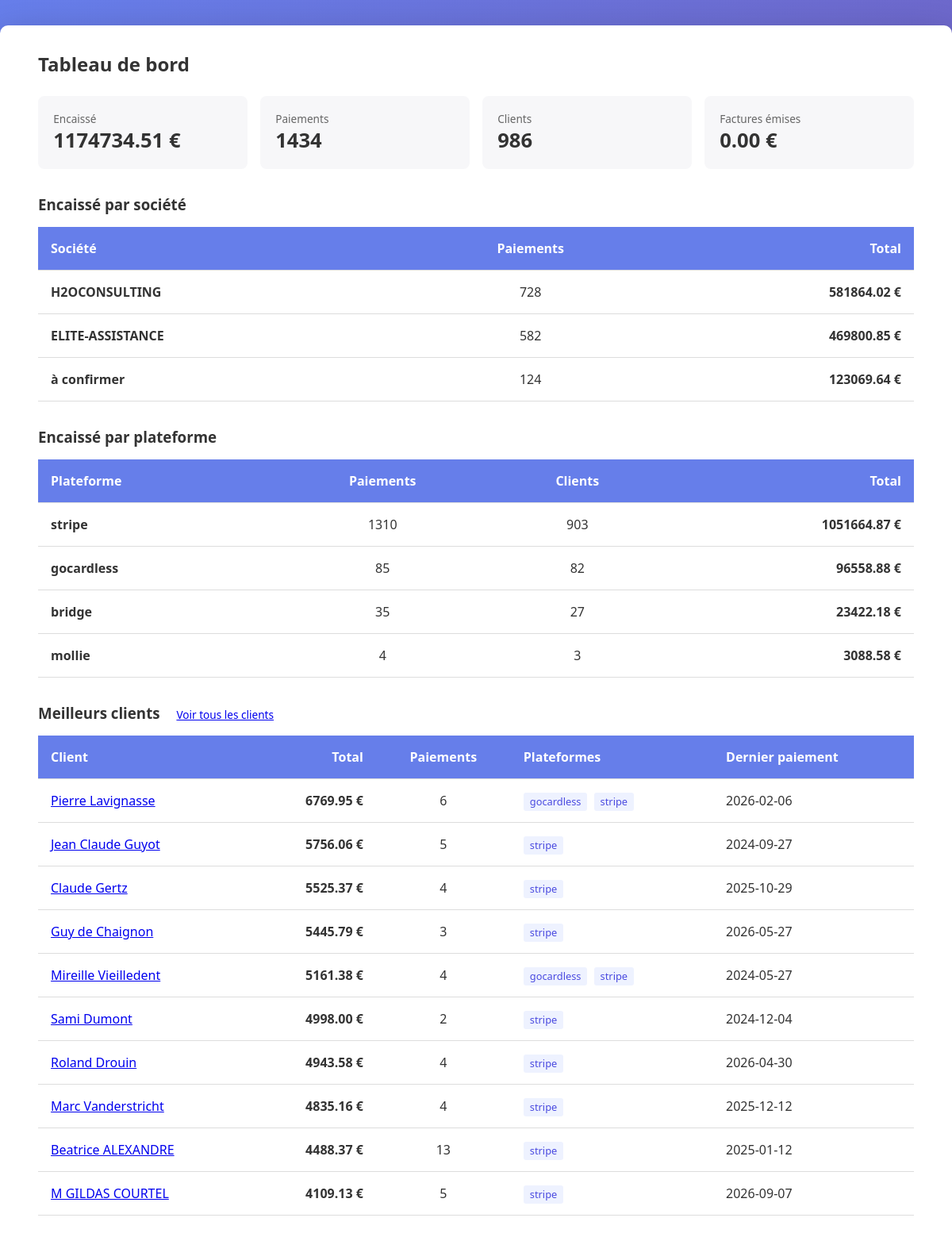
The page / (signed in) on the database its author committed.
### tables this page shows
CREATE TABLE paiements (
        id INTEGER PRIMARY KEY AUTOINCREMENT,
        date_paiement TEXT NOT NULL,
        source TEXT NOT NULL,
        montant REAL NOT NULL,
        client_nom TEXT,
        email TEXT,
        statut TEXT DEFAULT 'pending',
        reference_externe TEXT,
        metadonnees TEXT,
        synchronise INTEGER DEFAULT 0,
        created_at TEXT DEFAULT CURRENT_TIMESTAMP
    , entite TEXT DEFAULT '');

CREATE TABLE clients_summary (
        id INTEGER PRIMARY KEY,
        client_nom TEXT UNIQUE,
        total_paiements REAL,
        nb_transactions INTEGER,
        sources TEXT,
        dernier_paiement TEXT,
        email TEXT
    );

### app.py (the view)
@app.route('/')
@admin_required
def index():
    paiements = database.obtenir_tous_paiements()
    factures = database.obtenir_toutes_factures()
    clients = database.obtenir_clients_summary()
    total_paiements = sum(p['montant'] for p in paiements)
    total_factures = sum(f['montant'] for f in factures)
    repartition = {}
    for p in paiements:
        bloc = repartition.setdefault(p['source'], {'source': p['source'], 'nb': 0,
                                                    'total': 0.0, 'noms': set()})
        bloc['nb'] += 1
        bloc['total'] += p['montant'] or 0
        bloc['noms'].add((p['client_nom'] or '').lower())
    par_entite = {}
    for p in paiements:
        cle = p.get('entite') or 'à confirmer'
        bloc = par_entite.setdefault(cle, {'entite': cle, 'nb': 0, 'total': 0.0})
        bloc['nb'] += 1
        bloc['total'] += p['montant'] or 0
    par_entite = sorted(par_entite.values(), key=lambda b: b['total'], reverse=True)
    par_source = sorted(
        ({'source': b['source'], 'nb': b['nb'], 'total': b['total'],
          'clients': len(b['noms'])} for b in repartition.values()),
        key=lambda b: b['total'], reverse=True)
    return render_template('index.html',
                         total_paiements=total_paiements,
                         total_factures=total_factures,
                         nb_clients=len(clients),
                         nb_paiements=len(paiements),
                         par_source=par_source,
                         par_entite=par_entite,
                         clients_top=clients[:10])

### app.py (called while the page is built)
def admin_required(f):
    @wraps(f)
    def decorated_function(*args, **kwargs):
        role = session.get('role')
        if not role:
            return redirect(url_for('connexion'))
        if role != 'admin':
            return redirect(url_for('recherche'))
        return f(*args, **kwargs)
    return decorated_function

@app.context_processor
def injecter_role():
    return {'role': session.get('role'), 'est_admin': session.get('role') == 'admin'}

### database.py (called while the page is built)
def get_connection():
    conn = sqlite3.connect(DATABASE_URL)
    conn.row_factory = sqlite3.Row
    return conn

def obtenir_tous_paiements():
    conn = get_connection()
    cursor = conn.cursor()
    cursor.execute('SELECT * FROM paiements ORDER BY date_paiement DESC')
    paiements = [dict(row) for row in cursor.fetchall()]
    conn.close()
    return paiements

def obtenir_toutes_factures():
    conn = get_connection()
    cursor = conn.cursor()
    cursor.execute('SELECT * FROM factures ORDER BY date_facture DESC')
    factures = [dict(row) for row in cursor.fetchall()]
    conn.close()
    return factures

### templates/index.html (shortened to what this page needs)
{% extends "base.html" %}
{% block content %}
<h2>Tableau de bord</h2>
<div style="display: grid; grid-template-columns: repeat(4, 1fr); gap: 1rem; margin: 1.5rem 0;">
  <div style="background: #f7f7f9; padding: 1.2rem; border-radius: 8px;">
    <div style="color: #666; font-size: 0.85rem;">Encaissé</div>
    <div style="font-size: 1.6rem; font-weight: 700;">{{ "%.2f"|format(total_paiements) }} €</div>
  </div>
  <div style="background: #f7f7f9; padding: 1.2rem; border-radius: 8px;">
    <div style="color: #666; font-size: 0.85rem;">Paiements</div>
    <div style="font-size: 1.6rem; font-weight: 700;">{{ nb_paiements }}</div>
  </div>
  <div style="background: #f7f7f9; padding: 1.2rem; border-radius: 8px;">
    <div style="color: #666; font-size: 0.85rem;">Clients</div>
    <div style="font-size: 1.6rem; font-weight: 700;">{{ nb_clients }}</div>
  </div>
  <div style="background: #f7f7f9; padding: 1.2rem; border-radius: 8px;">
    <div style="color: #666; font-size: 0.85rem;">Factures émises</div>
    <div style="font-size: 1.6rem; font-weight: 700;">{{ "%.2f"|format(total_factures) }} €</div>
  </div>
</div>
<h3 style="margin-top: 2rem;">Encaissé par société</h3>
<table>
  <thead>
    <tr style="background: #f0f0f0;">
      <th>Société</th>
      <th style="text-align: center;">Paiements</th>
      <th style="text-align: right;">Total</th>
    </tr>
  </thead>
  <tbody>
    {% for e in par_entite %}
    <tr>
      <td><strong>{{ e.entite }}</strong></td>
      <td style="text-align: center;">{{ e.nb }}</td>
      <td style="text-align: right; font-weight: 600;">{{ "%.2f"|format(e.total) }} €</td>
    </tr>
    {% endfor %}
  </tbody>
</table>
<h3 style="margin-top: 2rem;">Encaissé par plateforme</h3>
<table>
  <thead>
    <tr style="background: #f0f0f0;">
      <th>Plateforme</th>
      <th style="text-align: center;">Paiements</th>
      <th style="text-align: center;">Clients</th>
      <th style="text-align: right;">Total</th>
    </tr>
  </thead>
  <tbody>
    {% for s in par_source %}
    <tr>
      <td><strong>{{ s.source }}</strong></td>
      <td style="text-align: center;">{{ s.nb }}</td>
      <td style="text-align: center;">{{ s.clients }}</td>
      <td style="text-align: right; font-weight: 600;">{{ "%.2f"|format(s.total) }} €</td>
    </tr>
    {% endfor %}
  </tbody>
</table>
<h3 style="margin-top: 2rem;">
  Meilleurs clients
  <a href="{{ url_for('clients') }}" style="font-size: 0.85rem; font-weight: normal; margin-left: 1rem;">Voir tous les clients</a>
</h3>
<table>
  <thead>
    <tr style="background: #f0f0f0;">
      <th>Client</th>
      <th style="text-align: right;">Total</th>
      <th style="text-align: center;">Paiements</th>
      <th>Plateformes</th>
      <th>Dernier paiement</th>
    </tr>
  </thead>
  <tbody>
    {% for c in clients_top %}
    <tr>
      <td><a href="{{ url_for('detail_client', client_nom=c.client_nom) }}">{{ c.client_nom }}</a></td>
      <td style="text-align: right; font-weight: 600;">{{ "%.2f"|format(c.total_paiements) }} €</td>
      <td style="text-align: center;">{{ c.nb_transactions }}</td>
      <td>
        {% for s in (c.sources or '').split(',') if s %}
          <span style="background: #eef2ff; color: #4a4ae0; padding: 0.15rem 0.5rem;
                       border-radius: 3px; font-size: 0.8rem; margin-right: 0.25rem;">{{ s }}</span>
        {% endfor %}
      </td>
      <td>{{ c.dernier_paiement }}</td>
    </tr>
    {% endfor %}
  </tbody>
</table>
{% endblock %}

### templates/base.html (shortened to what this page needs)
<!DOCTYPE html>
<html lang="fr">
<head>
</head>
<body>
    <div class="container">
        <div class="content">
            {% block content %}{% endblock %}
        </div>
    </div>
</body>
</html>

### templates/base.html (style rules this page uses)
* { margin: 0; padding: 0; box-sizing: border-box; }
body { font-family: 'Segoe UI', Tahoma, Geneva, Verdana, sans-serif; background: linear-gradient(135deg, #667eea 0%, #764ba2 100%); min-height: 100vh; color: #333; }
.container { max-width: 1200px; margin: 2rem auto; padding: 0 1rem; background: white; border-radius: 10px; box-shadow: 0 10px 40px rgba(0,0,0,0.2); }
.content { padding: 2rem; }
table { width: 100%; border-collapse: collapse; margin: 1rem 0; }
table th, table td { padding: 1rem; text-align: left; border-bottom: 1px solid #ddd; }
table th { background: #667eea; color: white; }

### rows shown on the page
paiements: entite "H2OCONSULTING", nb "728", total "581864.02", source "stripe", nb "1310", clients "903", total "1051664.87"
paiements: entite "ELITE-ASSISTANCE", nb "582", total "469800.85"
paiements: entite "à confirmer", nb "124", total "123069.64", source "bridge", nb "35", clients "27", total "23422.18"
paiements: source "gocardless", nb "85", clients "82", total "96558.88"
paiements: source "mollie", nb "4", clients "3", total "3088.58"
clients_summary: client_nom "Pierre Lavignasse", total_paiements "6769.95", nb_transactions "6", s "gocardless" "stripe", dernier_paiement "2026-02-06"
clients_summary: client_nom "Jean Claude Guyot", total_paiements "5756.06", nb_transactions "5", sources "stripe", dernier_paiement "2024-09-27"
clients_summary: client_nom "Claude Gertz", total_paiements "5525.37", nb_transactions "4", sources "stripe", dernier_paiement "2025-10-29"
clients_summary: client_nom "Guy de Chaignon", total_paiements "5445.79", nb_transactions "3", sources "stripe", dernier_paiement "2026-05-27"
clients_summary: client_nom "Mireille Vieilledent", total_paiements "5161.38", nb_transactions "4", s "gocardless" "stripe", dernier_paiement "2024-05-27"
clients_summary: client_nom "Sami Dumont", total_paiements "4998.00", nb_transactions "2", sources "stripe", dernier_paiement "2024-12-04"
clients_summary: client_nom "Roland Drouin", total_paiements "4943.58", nb_transactions "4", sources "stripe", dernier_paiement "2026-04-30"
clients_summary: client_nom "Marc Vanderstricht", total_paiements "4835.16", nb_transactions "4", sources "stripe", dernier_paiement "2025-12-12"
clients_summary: client_nom "Beatrice ALEXANDRE", total_paiements "4488.37", nb_transactions "13", sources "stripe", dernier_paiement "2025-01-12"
clients_summary: client_nom "M GILDAS COURTEL", total_paiements "4109.13", nb_transactions "5", sources "stripe", dernier_paiement "2026-09-07"

### other values the page prints
{{ "%.2f"|format(total_paiements) }} "1174734.51"
{{ nb_paiements }} "1434"
{{ nb_clients }} "986"
{{ "%.2f"|format(total_factures) }} "0.00"
